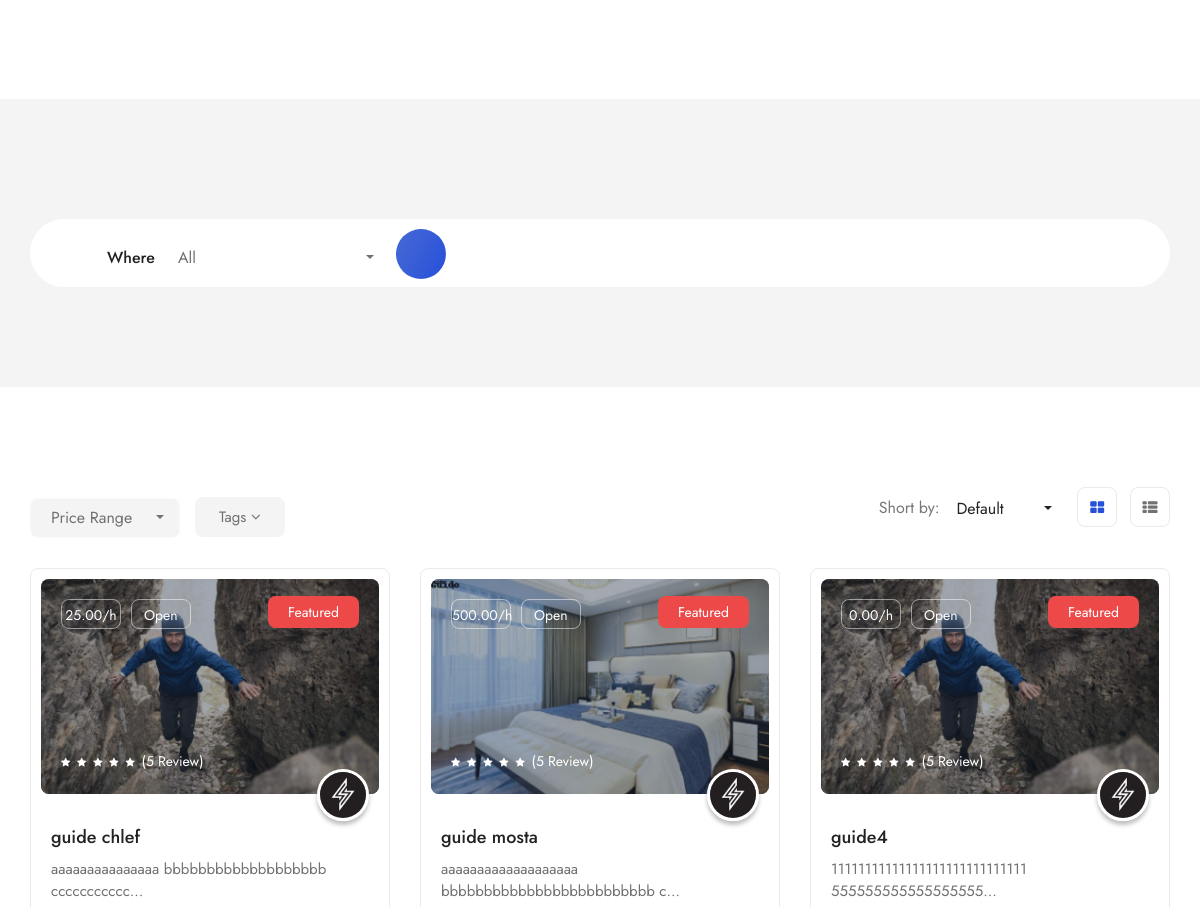
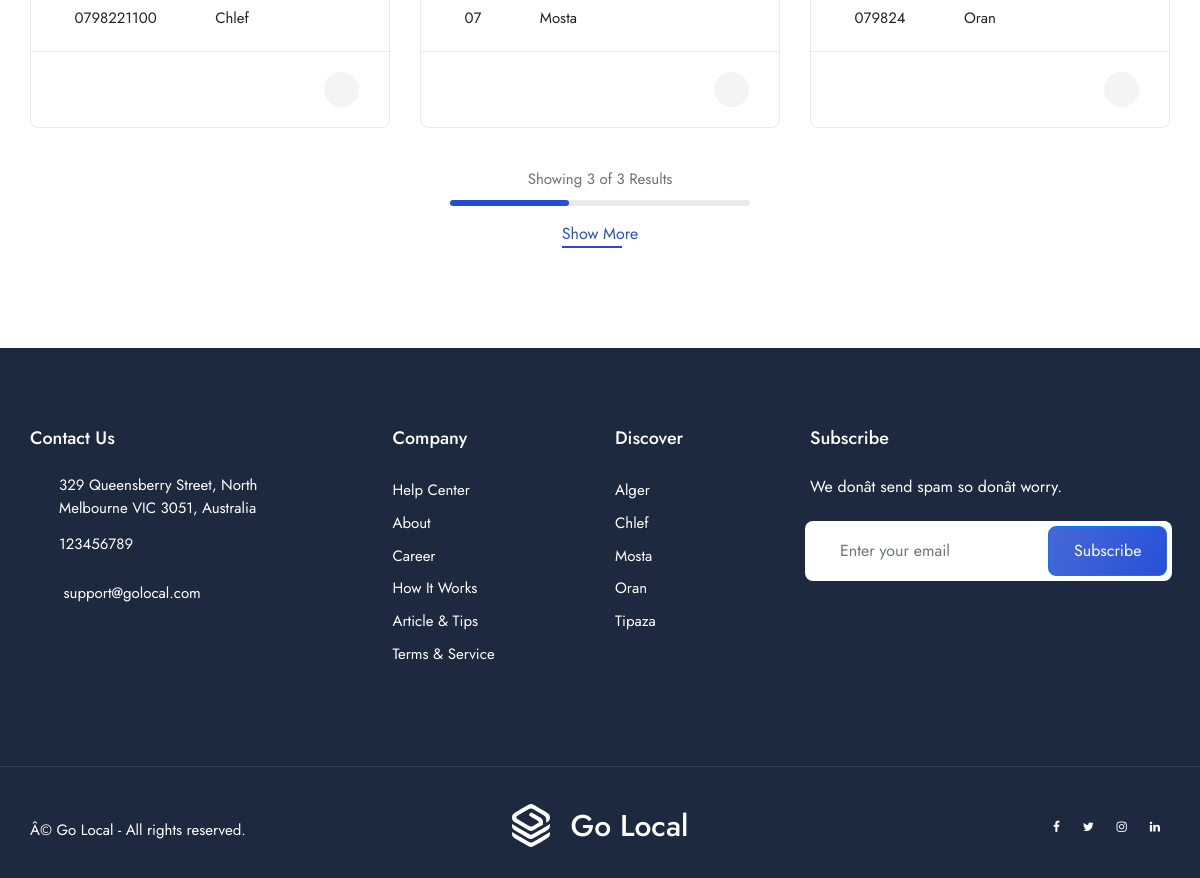
/guides/list/, run on the app's committed database (2 pictures, top to bottom).
### myapp/models.py (models this page shows, shortened)
class Guides(models.Model):
    name = models.CharField(max_length=255)
    author = models.ForeignKey(MyUser,on_delete=models.SET_NULL,null=True,blank=True)
    city = models.ForeignKey(
        City,
        on_delete=models.SET_NULL,
        null=True,
        blank=True
    )
    price = models.DecimalField(max_digits=10, decimal_places=2)
    description = models.TextField()
    image1 = models.ImageField(upload_to=guide_image_filename)
    phone = models.CharField(max_length=20, validators=[phone_regex], blank=True)
    email = models.EmailField(unique=True, blank=True, null=True)
    approved = models.BooleanField(default=True)

class City(models.Model):
    name = models.CharField(max_length=255)
    city_img = models.CharField(max_length=50, null=True, blank=True)

### mina/models.py (models this page shows)
class ContactUs_info(models.Model):
    address = models.CharField(max_length=100)
    phone = models.CharField(max_length=20)
    email = models.EmailField()
    active = models.BooleanField(default=False)

### myapp/views.py (the view)
# urls.py: path('guides/list/', views.guides_list, name='guides_list'),
def guides_list(request, city=None):
    bycity = banner()[0]
    all_cats = banner()[1]
    guides = Guides.objects.filter(approved=True)
    cities = City.objects.all()
    cit = request.GET.get('city')
    try:
        if cit and cit != 'All':
            guides = guides.filter(city__name=cit)
        if city:
            guides = guides.filter(city__name=city)
        else:
            pass
    except:
        pass
    tot_guides = len(guides)
    paginator = Paginator(guides, 12)
    page = request.GET.get('page')
    guides = paginator.get_page(page)
    context = {
        'guides':guides,'tot_guides':tot_guides,
        'cities':cities,
        'bycity':bycity,'cit':cit,'city':city,
        'all_cats':all_cats,'contact_info':banner()[2],
    }
    return render(request, 'myapp/guides_list.html', context)

### myapp/views.py (called while the page is built)
def banner():
    contact_info = ContactUs_info.objects.last()
    categories = ListingCategory.objects.all()[:6]
    cities = City.objects.all()[:6]
    listing_bycity = Listing.objects.values('city__name', 'city__city_img').annotate(list_city=Count('id'))
    return [listing_bycity, categories, contact_info]

### myapp/templates/myapp/guides_list.html (shortened to what this page needs)
{% extends 'myapp/base.html' %}
{% load static %}
{% block content %}
	<section class="bgc-f4 pt0-767">
		<div class="container">
			<div class="row">
				<div class="col-lg-12">
					<div class="home_adv_srch_opt text-center">
						<div class="wrapper">
							<div class="home_adv_srch_form listing_page_v3">
								<form class="bgc-white bgct-767 pl30 pt10 pl0-767" method="GET" action="{% url 'myapp:guides_list' %}">
									<div class="form-row align-items-center">
									    <div class="col-auto home_form_input mb20-xsd mr15 mr0-lg">
									    </div>
									    <div class="col-auto home_form_input text-center">
									      	<div class="input-group">
									        	<div class="input-group-prepend">
									        		<div class="input-group-text pb0-767">Where</div>
									        	</div>
												<div class="select-wrap style2-dropdown">
													<select name="city" class="selectpicker">
														<option value="All" {% if cit == 'All' %}selected{% endif %}>All</option>
													</select>
											    </div>
									      	</div>
									    </div>
									    <div class="col-auto home_form_input2 pl10 pl0-lg">
									    	<button type="submit" class="btn search-btn mb-2"><span class="flaticon-loupe"></span></button>
									    </div>
									</div>
								</form>
							</div>
						</div>
					</div>
				</div>
			</div>
		</div>
	</section>
	<section class="our-listing pb30-991">
		<div class="container">
			<div class="row">
				<div class="col-lg-12">
					<div class="row">
						<div class="listing_filter_row dif db-767">
							<div class="col-md-6 col-lg-7">
								<div class="left_area tac-xsd mb30-767">
									<div class="price_ranger_dropdown mb30-991">
										<ul class="mb0 mt10">
											<li class="list-inline-item mb30-767">
												<select class="selectpicker show-tick">
													<option>Price Range</option>
												</select>
											</li>
											<li class="list-inline-item">
												<div class="listing_price_tag">
													<div class="tag_btn mega_tags_dropdown">Tags <span class="fa fa-angle-down"></span></div>
												</div>
											</li>
										</ul>
									</div>
								</div>
							</div>
							<div class="col-md-6 col-lg-5">
								<div class="listing_list_style tac-767">
									<ul class="mb0">
										<li class="list-inline-item dropdown text-left"><span class="stts">Short by: </span>
											<select class="selectpicker">
												<option>Default</option>
											</select>
										</li>
										<li class="list-inline-item gird"><a class="text-thm" href="#"><span class="fa fa-th-large"></span></a></li>
										<li class="list-inline-item list"><a href="#"><span class="fa fa-th-list"></span></a></li>
									</ul>
								</div>
							</div>
						</div>
					</div>
					<div class="row">
					    {% for lis in guides %}
						<div class="col-md-6 col-lg-4">
							<div class="feat_property">
								<div class="thumb">
									<img class="img-whp" src="{% if lis.image1 %}{{lis.image1.url}}{% endif %}" alt="">
									<div class="thmb_cntnt">
										<ul class="tag mb0">
											<li class="list-inline-item"><a href="#">{{lis.price}}/h</a></li>
											<li class="list-inline-item"><a href="{% url 'myapp:guide_details' lis.id %}">Open</a></li>
										</ul>
										<ul class="tag2 mb0">
											<li class="list-inline-item"><a href="#">Featured</a></li>
										</ul>
										<ul class="listing_reviews">
											<li class="list-inline-item"><a class="text-white" href="#"><span class="fa fa-star"></span></a></li>
											<li class="list-inline-item"><a class="text-white" href="#"><span class="fa fa-star"></span></a></li>
											<li class="list-inline-item"><a class="text-white" href="#"><span class="fa fa-star"></span></a></li>
											<li class="list-inline-item"><a class="text-white" href="#"><span class="fa fa-star"></span></a></li>
											<li class="list-inline-item"><a class="text-white" href="#"><span class="fa fa-star"></span></a></li>
											<li class="list-inline-item"><a class="text-white total_review" href="#">(5 Review)</a></li>
										</ul>
									</div>
								</div>
								<div class="details">
									<div class="tc_content">
										<div class="badge_icon"><a href="#"><img src="{% static 'myapp/images/icons/agent1.svg' %}" alt="agent1.svg"></a></div>
										<h4>{{lis.name}}</h4>
										<p>{{lis.description|truncatechars:50}}</p>
										<ul class="prop_details mb0">
											<li class="list-inline-item"><a href="#"><span class="flaticon-phone pr5"></span> {% if lis.phone %}{{lis.phone}}{% else %}/{% endif %}</a></li>
											<li class="list-inline-item"><a href="#"><span class="flaticon-pin pr5"></span> {{lis.city.name}}</a></li>
										</ul>
									</div>
									<div class="fp_footer">
										<ul class="fp_meta float-left mb0">
										</ul>
										<ul class="fp_meta float-right mb0">
											<li class="list-inline-item"><a href="#"><span class="flaticon-zoom"></span></a></li>
											<li class="list-inline-item"><a class="icon" href="#"><span class="flaticon-love"></span></a></li>
										</ul>
									</div>
								</div>
							</div>
						</div>
						{% endfor %}
					</div>
				</div>
				<div class="col-lg-12">
					<div class="mbp_pagination mt10">
						<div class="new_line_pagination text-center">
							<p>Showing {{guides|length}} of {{tot_guides}} Results</p>
							<div class="pagination_line"></div>
							<a class="pagi_btn text-thm" href="#">Show More</a>
						</div>
					</div>
				</div>
			</div>
		</div>
	</section>
{% endblock %}

### myapp/templates/myapp/base.html (shortened to what this page needs)
{% load static %}
<!DOCTYPE html>
<html dir="ltr" lang="en">
<head>
<link rel="stylesheet" href="{% static 'myapp/css/bootstrap.min.css' %}">
<link rel="stylesheet" href="{% static 'myapp/css/style.css' %}">
<link rel="stylesheet" href="{% static 'myapp/css/responsive.css' %}">
</head>
<body>
	<div class="wrapper">
	<header class="header-nav menu_style_home_one navbar-scrolltofixed stricky main-menu">
		<div class="container-fluid p0">
		    <nav>
		        <a href="{% url 'myapp:home' %}" class="navbar_brand float-left dn-smd">
		            <img class="logo1 img-fluid" src="{% static 'myapp/images/header-logo.svg' %}" alt="header-logo.svg">
		            <span>Go Local</span>
		        </a>
				<div class="ht_left_widget float-left">
					<ul>
						<li class="list-inline-item">
							<div class="ht_search_widget">
								<div class="header_search_widget home1">
									<form class="form-inline mailchimp_form">
										<input type="text" class="custom_search_with_menu_trigger form-control" placeholder="What are you looking for?" data-toggle="modal" data-target="#staticBackdrop">
										<button type="submit" class="btn"><span class="flaticon-loupe"></span></button>
									</form>
								</div>
							</div>
						</li>
					</ul>
				</div>
		        <ul id="respMenu" class="ace-responsive-menu text-right" data-menu-style="horizontal">
		            <li>
		                <a href="{% url 'myapp:home' %}"><span class="title">Home</span></a>
		            </li>
		            <li>
		                <a href="{% url 'myapp:listing_list' %}"><span class="title">Listing</span></a>
		            </li>
					<li>
		                <a href="{% url 'myapp:guides_list' %}"><span class="title">Find Guide</span></a>
		            </li>
	                <li class="list-inline-item list_s">{% if not request.user.is_authenticated %}<a href="{% url 'users:login' %}"> <span class="dn-1200">Login</span></a>{% else %}<a href="{% url 'users:logout' %}" class="btn flaticon-avatar"> <span class="dn-1200">logout</span></a>{% endif %}</li>
		        </ul>
		    </nav>
		</div>
	</header>
{% block content %}
{% endblock content %}
	<section class="footer_one home1">
		<div class="container pb70">
			<div class="row">
				<div class="col-sm-6 col-md-6 col-lg-3 col-xl-3">
					<div class="footer_contact_widget">
						<h4>Contact Us</h4>
						<ul class="list-unstyled">
							<li class="text-white df"><span class="flaticon-pin mr15"></span><a href="#">{{contact_info.address}}</a></li>
							<li class="text-white"><span class="flaticon-phone mr15"></span><a href="#">{{contact_info.phone}}</a></li>
							<li class="text-white"><span class="flaticon-email mr15"></span><a href="#"> {{contact_info.email}} </a></li>
						</ul>
					</div>
				</div>
				<div class="col-sm-6 col-md-6 col-lg-2 col-xl-3">
					<div class="footer_qlink_widget">
						<h4>Company</h4>
						<ul class="list-unstyled">
							<li><a href="#">Help Center</a></li>
							<li><a href="{% url 'myapp:about_us' %}">About</a></li>
							<li><a href="#">Career</a></li>
							<li><a href="#">How It Works</a></li>
							<li><a href="#">Article & Tips</a></li>
							<li><a href="#">Terms & Service</a></li>
						</ul>
					</div>
				</div>
				<div class="col-sm-5 col-md-6 col-lg-2 col-xl-2">
					<div class="footer_qlink_widget pl0">
						<h4>Discover</h4>
						<ul class="list-unstyled">
							{% for city in bycity %}
							<li><a href="#">{{city.city__name}}</a></li>
							{% endfor %}
						</ul>
					</div>
				</div>
				<div class="col-sm-7 col-md-6 col-lg-4 col-xl-4">
					<div class="footer_social_widget">
						<h4>Subscribe</h4>
				    	<p class="text-white mb20">We donât send spam so donât worry.</p>
						<form class="footer_mailchimp_form">
						 	<div class="form-row align-items-center">
							    <div class="col-auto">
							    	<input type="email" class="form-control" id="inlineFormInput" placeholder="Enter your email">
							    	<button type="submit" class="btn btn-primary">Subscribe</button>
							    </div>
						  	</div>
						</form>
					</div>
				</div>
			</div>
		</div>
		<hr>
		<div class="container pt20 pb30">
			<div class="row">
				<div class="col-md-4 col-lg-4">
					<div class="copyright-widget mt10 mb15-767">
						<p>Â© Go Local - All rights reserved.</p>
					</div>
				</div>
				<div class="col-md-4 col-lg-4">
					<div class="footer_logo_widget text-center mb15-767">
						<div class="wrapper">
							<div class="logo text-center">
								<img src="{% static 'myapp/images/footer-logo.svg' %}" alt="footer-logo.svg">
					            <span class="logo_title text-white pl15">Go Local</span>
							</div>
						</div>
					</div>
				</div>
				<div class="col-md-4 col-lg-4">
					<div class="footer_social_widget text-right tac-smd mt10">
						<ul class="mb0">
							<li class="list-inline-item"><a href="#"><i class="fa fa-facebook"></i></a></li>
							<li class="list-inline-item"><a href="#"><i class="fa fa-twitter"></i></a></li>
							<li class="list-inline-item"><a href="#"><i class="fa fa-instagram"></i></a></li>
							<li class="list-inline-item"><a href="#"><i class="fa fa-linkedin"></i></a></li>
						</ul>
					</div>
				</div>
			</div>
		</div>
	</section>
	</div>
</body>
</html>

### myapp/static/myapp/css/responsive.css (style rules this page uses)
@media only screen and (max-width:1280px) { header.header-nav.menu_style_home_one a.navbar_brand { margin-top: 21px; } }
@media only screen and (max-width:1280px) { header.header-nav.menu_style_home_one .ace-responsive-menu > li > a { padding: 37px 20px 27px 2px; } }
@media only screen and (max-width:1280px) { .ht_left_widget ul li.list-inline-item:first-child, .ht_left_widget ul li.list-inline-item:nth-child(2) { margin-right: 10px; } }
@media only screen and (max-width:1280px) { .header_search_widget .mailchimp_form .form-control { padding-left: 15px;width: 400px; } }
@media only screen and (max-width:1200px) { header.header-nav.menu_style_home_one .ace-responsive-menu > li > a { padding: 37px 10px 27px 5px; } }

### myapp/static/myapp/css/menu.css (style rules this page uses)
@media (min-width: 993px) { .main-menu { display: block; } }
.mm-page { -webkit-box-sizing:border-box;box-sizing:border-box;position:relative }
.mm-slideout { -webkit-transition:-webkit-transform .4s ease;transition:-webkit-transform .4s ease;-o-transition:transform .4s ease;transition:transform .4s ease;transition:transform .4s ease,-webkit-transform .4s ease;z-index:1 }

### myapp/static/myapp/css/ace-responsive-menu.css (style rules this page uses)
a { color: #0d638f; text-shadow: none; }
ul { margin: 0px; padding: 0px; }
.ace-responsive-menu { list-style: none; margin: 0; padding: 0; background-color: transparent; width:100%; }
.ace-responsive-menu li { list-style: none; }
.ace-responsive-menu > li { border: 0px; display: inline-block; margin: 0; padding: 0; text-align: left; }
.ace-responsive-menu li a { color:#c0c0c0; }
.ace-responsive-menu > li > a { display: block; position: relative; margin: 0; border: 0px; padding: 18px 20px 18px 5px; text-decoration: none; font-size: 15px; font-weight: 300; color: #979797; }

### data on the page
Guides: image1 (picture), price "25.00", name "guide chlef", description "aaaaaaaaaaaaaaa bbbbbbbbbbbbbbbbbbb ccccccccccc…", phone "0798221100", city.name "Chlef"
Guides: image1 (picture), price "500.00", name "guide mosta", description "aaaaaaaaaaaaaaaaaaa bbbbbbbbbbbbbbbbbbbbbbbbb c…", phone "07", city.name "Mosta"
Guides: image1 (picture), price "0.00", name "guide4", description "11111111111111111111111111111 555555555555555555…", phone "079824", city.name "Oran"
ContactUs_info: address "329 Queensberry Street, North Melbourne VIC 3051, Australia", phone "123456789", email "support@golocal.com"

### other printed values
{{ guides|length }} "3"
{{ tot_guides }} "3"
{{ city.city__name }} "Alger" "Chlef" "Mosta" "Oran" "Tipaza"
